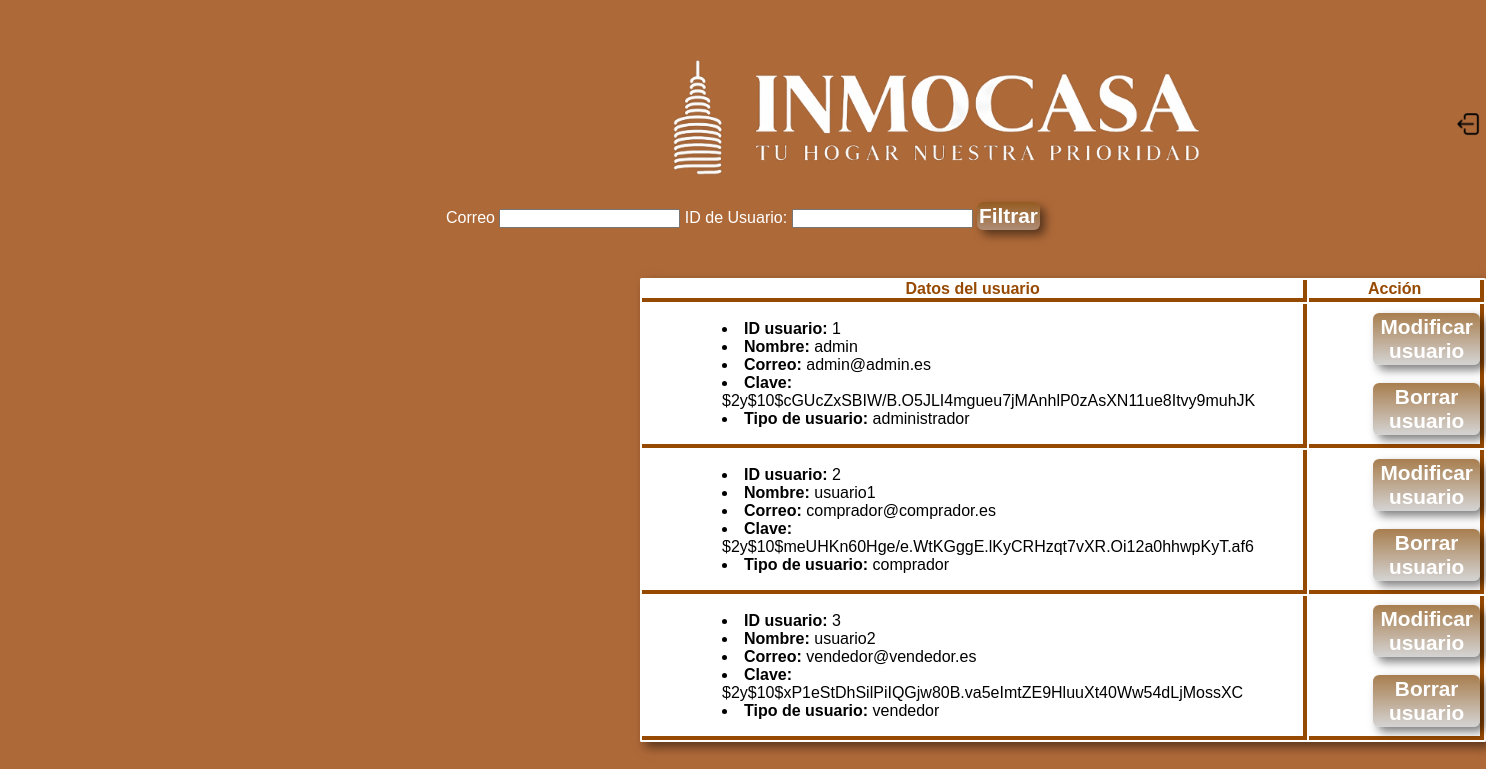
Screenshot of /php/usuarios.php (signed in) with the database file from the repository.
### tables this page shows
CREATE TABLE `usuario` (
  `usuario_id` int(5) NOT NULL AUTO_INCREMENT,
  `nombres` varchar(35) NOT NULL,
  `correo` varchar(100) NOT NULL,
  `clave` varchar(80) NOT NULL,
  `tipo_usuario` varchar(20) DEFAULT NULL,
  PRIMARY KEY (`usuario_id`),
  UNIQUE KEY `correo` (`correo`)
);

### php/usuarios.php (the view, shortened to what this page needs)
<!DOCTYPE html>
<html lang="es">
<head>
    <link rel="stylesheet" href="../css/listarpiso.css">
</head>
<body>
    <div id="titulo">
       <a href="./admin.php" class="nada"> <img src="../img/logoinmo.png" id="logo"></a>
    </div>
    <a href="../index.php" class="nada"> <img src="../img/cerrar_sesion.png" class="cerrar_sesion1"> </a>
    <div id="filtrar">
        <form action="" method="GET">
            <label for="correo">Correo</label>
            <input type="text" id="correo" name="correo">
            <label for="id_usuario">ID de Usuario:</label>
            <input type="text" id="id_usuario" name="id_usuario">
            <button type="submit">Filtrar</button>
        </form>
    </div>
    <div class="tabla2">
        <?php
        $conexion = mysqli_connect("localhost", "root", "rootroot")
        or die ("No se puede conectar con el servidor");
        mysqli_select_db ($conexion, "inmobiliaria") or die ("No se puede conectar a la base de datos");
        $query = "SELECT * FROM usuario";
        $consulta = mysqli_query($conexion, $query) or die ("Fallo de la consulta");
        $nfilas = mysqli_num_rows($consulta);
        if ($nfilas == 0) {
            echo "Error el usuario no existe";
        } else {
            echo "<table border='1'>";
            echo "<tr><th>Datos del usuario</th><th>Acción</th></tr>";
            while ($resultado = mysqli_fetch_array($consulta)) {
                echo "<tr>";
                echo "<td class='datos'>".
                "<li style='color:black;'><b>ID usuario: </b>". $resultado['usuario_id'] ."</li>".
                "<li style='color:black;'><b>Nombre: </b>". $resultado['nombres'] ."</li>".
                "<li style='color:black;'><b>Correo: </b>". $resultado['correo'] ."</li>".
                "<li style='color:black;'><b>Clave: </b>". $resultado['clave'] ."</li>".
                "<li style='color:black;'><b>Tipo de usuario: </b>". $resultado['tipo_usuario'] ."</li>".
                "</td>";
                echo "<td class='anadir1'><form action='./usuarios/modificarusu.php' method='POST'>
                <input type='hidden' name='id_usuario' value='" . $resultado['usuario_id'] . "'>
                <button type='submit'>Modificar usuario</button></form><br>
                <form action='./usuarios/borrarusu.php' method='POST'>
                <input type='hidden' name='id_usuario' value='" . $resultado['usuario_id'] . "'>
                <button type='submit'>Borrar usuario</button></form>
                </td>";
                echo "</tr>";
            }
            echo "</table>";
        }
        ?>
    </div>
</body>
</html>

### css/listarpiso.css (style rules this page uses)
* { margin: 0; padding: 0; color: #fff; font-family: Arial, sans-serif; }
body { margin: 0; padding: 0; background-color:rgb(174,105,56); background-repeat: no-repeat; color: #fff; font-family: Arial, sans-serif; }
#titulo { text-align: center; padding-top: 3em; border: 0px solid blue; height: auto; width: auto; float: left; margin-left: 41em; margin-bottom: 1em; }
#logo { width: 35em; border:0px yellow solid; margin-left: 0em; }
table { clear: both; border: none; box-shadow: 5px 5px 10px rgba(0, 0, 0, 0.5); }
td { border-right: rgb(150, 73, 1) solid 0.3em; border-bottom: rgb(150, 73, 1) solid 0.3em; border-top: none; border-left: none; color:black; text-align: left; }
th { border-right: rgb(150, 73, 1) solid 0.3em; border-bottom: rgb(150, 73, 1) solid 0.3em; border-top: none; border-left: none; color: rgb(150, 73, 1); background-color: white; width:fit-content; }
.datos { width: 15em; padding: 1em 3em 1em 5em; }
.anadir1 { width: 15em; padding-left: 4em; }
a { color:white; }
.cerrar_sesion1 { width: 1.5em; margin-top: 7em; margin-left: 15em; }
.nada { width: auto; margin-left: 0em; }
.tabla2 { border:solid gray 0em; width:fit-content; height: fit-content; text-align: center; background-color: #fff; margin-left: 40em; border-radius: 0.1em; margin-top: 3em; clear: both; }
b { color:black; }
button { background-color: rgba(126, 124, 124, 0.411); padding: 2px; color: white; border: none; cursor: pointer; font-size: 1.3em; border-radius: 0.3em; cursor: pointer; background-image: linear-gradient(to bottom, rgba(146, 78, 0, 0.61), rgba(255, 255, 255, 0.2)); box-shadow: inset 0 0 0.9em rgba(255, 255, 255, 0.3); font-weight: bold; box-shadow: 5px 5px 10px rgba(0, 0, 0, 0.5); }
#filtrar { clear:both; text-align: center; }
input { color:black; }

### rows the page displays
usuario: usuario_id "1", nombres "admin", correo "admin@admin.es", clave "$2y$10$cGUcZxSBIW/B.O5JLI4mgueu7jMAnhlP0zAsXN11ue8Itvy9muhJK", tipo_usuario "administrador"
usuario: usuario_id "2", nombres "usuario1", correo "comprador@comprador.es", clave "$2y$10$meUHKn60Hge/e.WtKGggE.lKyCRHzqt7vXR.Oi12a0hhwpKyT.af6", tipo_usuario "comprador"
usuario: usuario_id "3", nombres "usuario2", correo "vendedor@vendedor.es", clave "$2y$10$xP1eStDhSilPiIQGjw80B.va5eImtZE9HluuXt40Ww54dLjMossXC", tipo_usuario "vendedor"
